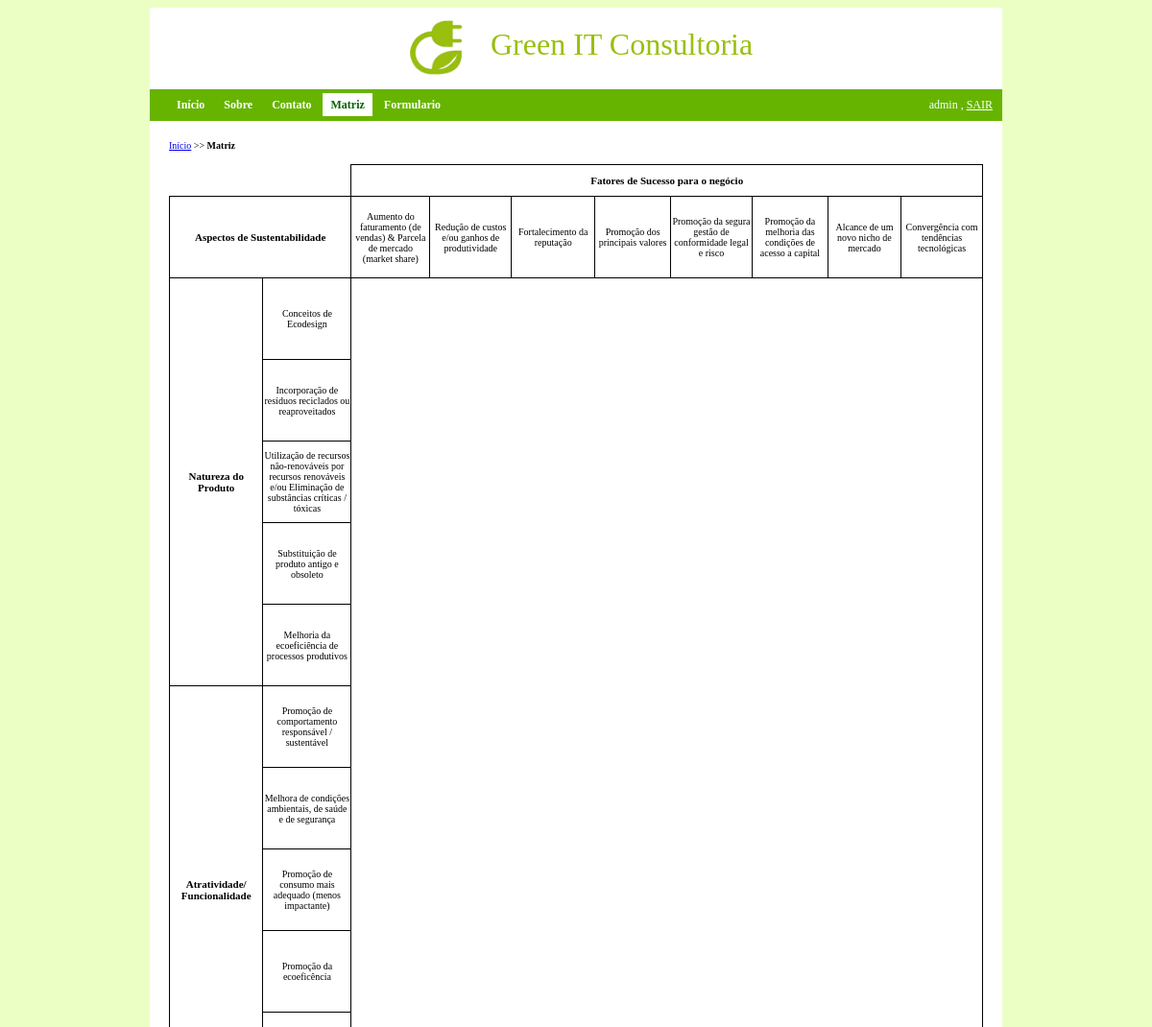
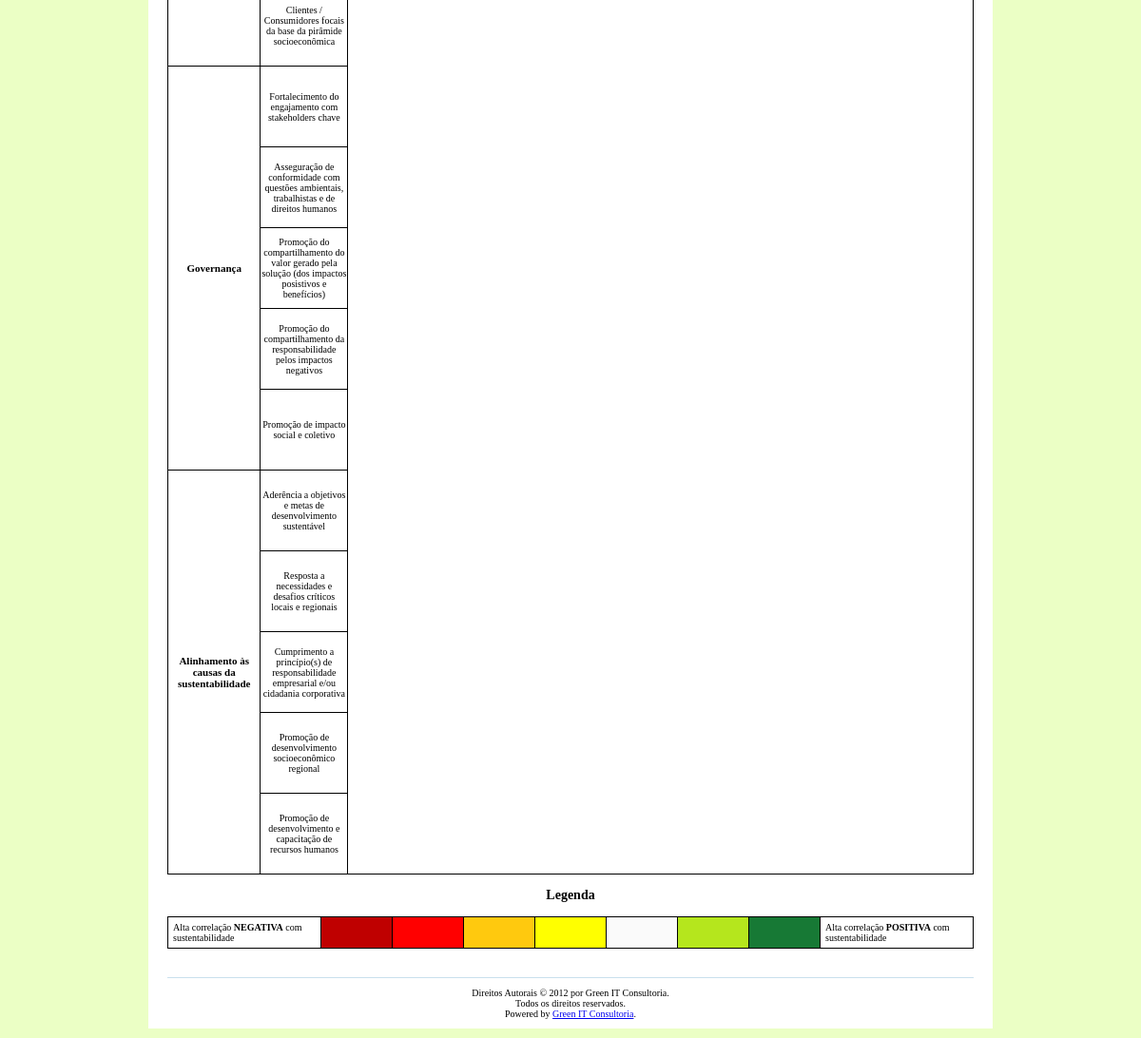
Page /index.php?r=tabela (signed in) on the committed database (2 pictures, top to bottom).
### tables this page shows
CREATE TABLE IF NOT EXISTS `matriz` (
  `id` smallint(6) NOT NULL AUTO_INCREMENT,
  `conteudo` varchar(300) NOT NULL,
  PRIMARY KEY (`id`),
  KEY `id` (`id`)
);

### tabela.php (the view, shortened to what this page needs)
<div class="breadcrumbs">
    <a href="index.php">Início</a> >> <span>Matriz</span>
</div>
<?php
    $sql = "SELECT * FROM matriz";
    $sql2 = "SELECT * FROM respostas WHERE idu = " . $_SESSION["idu"] ;
    $result_user = mysql_query($sql2);
    $result = mysql_query($sql);
    echo "<table class ='resultado'>";
    echo '<tr><th style="border-left-color:white; border-top-color:white; border-right-color:white; "></th>';
    echo '<th style="border-left-color:white; border-top-color:white; "></th>';
    echo '<th style="border-color:black" colspan="8"> Fatores de Sucesso para o negócio </th></tr>';
    echo "<tr><th colspan='2'> Aspectos de Sustentabilidade</th>";
    $linhas = mysql_num_rows($result);
    $i = 0;
    while ($i < 8) {
        echo "<td class=s0>" . mysql_result($result, $i, 1) . "</td>";
        $i++;
    }
    echo "</tr>";
    while ($i < $linhas) {
        if($i == 8) echo '<th rowspan="6"> Natureza do Produto </th>';
        if($i == 13) echo '<th rowspan="6"> Atratividade/ Funcionalidade </th>';
        if($i == 18) echo '<th rowspan="6"> Governança </th>';
        if($i == 23) echo '<th rowspan="6"> Alinhamento às causas da sustentabilidade </th>';
        echo "<tr><td class='s0'>" . mysql_result($result, $i, 1) . "</td>";
        for ($j = 0; $j < 8; $j++) {
            print "<td class = s" . mysql_result($result_user, $i, 2) .
                    mysql_result($result_user, $j, 2) . "> </td>";
        }
        echo "</tr>";
        $i++;
    }
    echo "</table>";
?>
<div>
    <p style="text-align: center; font-size: 14px; font-weight: bold;">Legenda</p>
    <table class ="resultado">
        <tr>
            <td class="legenda">Alta correlação <strong>NEGATIVA</strong> com sustentabilidade</td>
            <td class ="s-12"></td>
            <td class ="s-11"></td>
            <td class ="s-10"></td>
            <td class ="s11"></td>
            <td class ="s00"></td>
            <td class ="s21"></td>
            <td class ="s22"></td>
            <td class="legenda">Alta correlação <strong>POSITIVA</strong> com sustentabilidade</td>
        </tr>
    </table>
</div>

### padrao.css (style rules this page uses)
body { color: black; background-color: #ebffc5; }
div.breadcrumbs { font-size: 10px; height: 25px; }
div.breadcrumbs span { font-weight: bold; }
table.resultado { width: 100%; font-size: 10px; border: 1px solid; border-collapse: collapse; }
th { border: 1px solid; padding: 10px; font-size: 110%; }
td.s0 { height: 85px; width: 100px; border: 1px solid; text-align: center; }
td.s-10 { border: 1px solid; text-align: center; background-color: rgb(255,201,14); }
td.s-11 { border: 1px solid; text-align: center; background-color: #FF0000; }
td.s-12 { border: 1px solid; text-align: center; background-color: rgb(191,0,0); }
td.s00 { border: 1px solid; text-align: center; background-color: rgb(250,250,250); }
td.s11 { border: 1px solid; text-align: center; background-color: #FFFF00; }
td.s21 { border: 1px solid; text-align: center; background-color: rgb(181,230,29); }
td.s22 { border: 1px solid; text-align: center; background-color: rgb(23,121,53); }
td.legenda { height:15px; width: 150px; padding: 5px; }

### rows in the picture
matriz: conteudo "Aumento do faturamento (de vendas) & Parcela de mercado (market share)"
matriz: conteudo "Redução de custos e/ou ganhos de produtividade"
matriz: conteudo "Fortalecimento da reputação"
matriz: conteudo "Promoção dos principais valores"
matriz: conteudo "Promoção da segura gestão de conformidade legal e risco"
matriz: conteudo "Promoção da melhoria das condições de acesso a capital"
matriz: conteudo "Alcance de um novo nicho de mercado"
matriz: conteudo "Convergência com tendências tecnológicas"
matriz: shows "Natureza do Produto", conteudo "Conceitos de Ecodesign"
matriz: conteudo "Incorporação de resíduos reciclados ou reaproveitados"
matriz: conteudo "Utilização de recursos não-renováveis por recursos renováveis e/ou Eliminação de substâncias críticas / tóxicas"
matriz: conteudo "Substituição de produto antigo e obsoleto"
matriz: conteudo "Melhoria da ecoeficiência de processos produtivos"
matriz: shows "Atratividade/ Funcionalidade", conteudo "Promoção de comportamento responsável / sustentável"
matriz: conteudo "Melhora de condições ambientais, de saúde e de segurança"
matriz: conteudo "Promoção de consumo mais adequado (menos impactante)"
matriz: conteudo "Promoção da ecoeficência"
matriz: conteudo "Clientes / Consumidores focais da base da pirâmide socioeconômica"
matriz: shows "Governança", conteudo "Fortalecimento do engajamento com stakeholders chave"
matriz: conteudo "Asseguração de conformidade com questões ambientais, trabalhistas e de direitos humanos"
matriz: conteudo "Promoção do compartilhamento do valor gerado pela solução (dos impactos posistivos e benefícios)"
matriz: conteudo "Promoção do compartilhamento da responsabilidade pelos impactos negativos"
matriz: conteudo "Promoção de impacto social e coletivo"
matriz: shows "Alinhamento às causas da sustentabilidade", conteudo "Aderência a objetivos e metas de desenvolvimento sustentável"
matriz: conteudo "Resposta a necessidades e desafios críticos locais e regionais"
matriz: conteudo "Cumprimento a princípio(s) de responsabilidade empresarial e/ou cidadania corporativa"
matriz: conteudo "Promoção de desenvolvimento socioeconômico regional"
matriz: conteudo "Promoção de desenvolvimento e capacitação de recursos humanos"

### other values in the picture
$_SESSION["usuario"] "admin"
